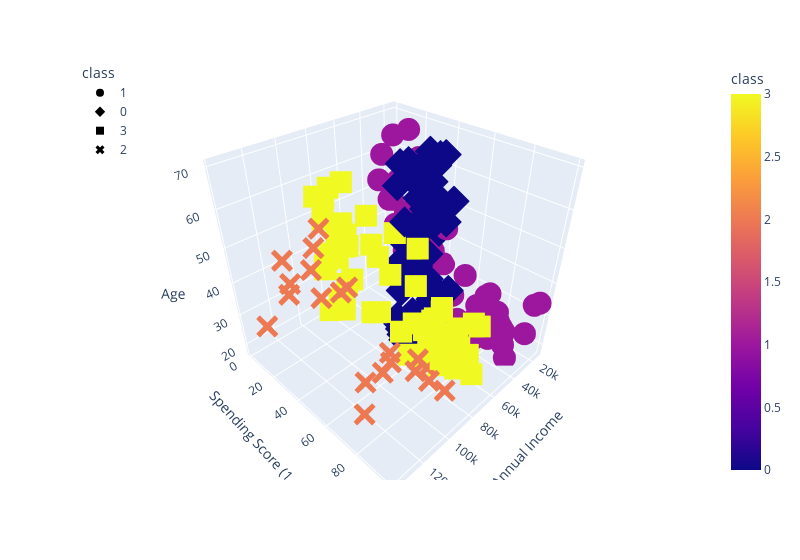

Write notebook code for a chart like this one.
### Code cell
test_cluster_amount(df_shopping, 4)

### Figure 1 — Plotly figure (JSON) as saved in the notebook; plotly's stock layout.template omitted (floating-point values rounded to 4 significant figures)
{"data": [{"hovertemplate": "class=%{marker.color}<br>Annual Income=%{x}<br>Spending Score (1-100)=%{y}<br>Age=%{z}<extra></extra>", "legendgroup": "1", "marker": {"color": [1, 1, 1, 1, 1, 1, 1, 1, 1, 1, 1, 1, 1, 1, 1, 1, 1, 1, 1, 1, 1, 1, 1, 1, 1, 1, 1, 1, 1, 1, 1, 1, 1, 1, 1, 1, 1, 1, 1, 1, 1, 1, 1, 1, 1, 1, 1, 1, 1, 1], "coloraxis": "coloraxis", "symbol": "circle"}, "mode": "markers", "name": "1", "scene": "scene", "showlegend": true, "type": "scatter3d", "x": [15000, 15000, 16000, 16000, 17000, 17000, 18000, 18000, 19000, 19000, 19000, 19000, 20000, 20000, 20000, 20000, 21000, 21000, 23000, 23000, 24000, 24000, 25000, 25000, 28000, 28000, 28000, 28000, 29000, 29000, 30000, 30000, 33000, 33000, 33000, 33000, 34000, 34000, 37000, 37000, 38000, 38000, 39000, 39000, 39000, 39000, 40000, 40000, 40000, 40000], "y": [39, 81, 6, 77, 40, 76, 6, 94, 3, 72, 14, 99, 15, 77, 13, 79, 35, 66, 29, 98, 35, 73, 5, 73, 14, 82, 32, 61, 31, 87, 4, 73, 4, 92, 14, 81, 17, 73, 26, 75, 35, 92, 36, 61, 28, 65, 55, 47, 42, 42], "z": [19, 21, 20, 23, 31, 22, 35, 23, 64, 30, 67, 35, 58, 24, 37, 22, 35, 20, 52, 35, 35, 25, 46, 31, 54, 29, 45, 35, 40, 23, 60, 21, 53, 18, 49, 21, 42, 30, 36, 20, 65, 24, 48, 31, 49, 24, 50, 27, 29, 31]}, {"hovertemplate": "class=%{marker.color}<br>Annual Income=%{x}<br>Spending Score (1-100)=%{y}<br>Age=%{z}<extra></extra>", "legendgroup": "0", "marker": {"color": [0, 0, 0, 0, 0, 0, 0, 0, 0, 0, 0, 0, 0, 0, 0, 0, 0, 0, 0, 0, 0, 0, 0, 0, 0, 0, 0, 0, 0, 0, 0, 0, 0, 0, 0, 0, 0, 0, 0, 0, 0, 0, 0, 0, 0, 0, 0, 0, 0, 0, 0, 0, 0, 0, 0, 0, 0, 0, 0, 0, 0, 0, 0, 0, 0, 0, 0, 0], "coloraxis": "coloraxis", "symbol": "diamond"}, "mode": "markers", "name": "0", "scene": "scene", "showlegend": true, "type": "scatter3d", "x": [42000, 42000, 43000, 43000, 43000, 43000, 44000, 44000, 46000, 46000, 46000, 46000, 47000, 47000, 48000, 48000, 48000, 48000, 48000, 48000, 49000, 49000, 50000, 50000, 54000, 54000, 54000, 54000, 54000, 54000, 54000, 54000, 54000, 54000, 54000, 54000, 57000, 57000, 58000, 58000, 59000, 59000, 60000, 60000, 60000, 60000, 60000, 60000, 61000, 61000, 62000, 62000, 62000, 62000, 62000, 62000, 63000, 63000, 63000, 63000, 63000, 63000, 64000, 64000, 65000, 65000, 65000, 65000], "y": [52, 60, 54, 60, 45, 41, 50, 46, 51, 46, 56, 55, 52, 59, 51, 59, 50, 48, 59, 47, 55, 42, 49, 56, 47, 54, 53, 48, 52, 42, 51, 55, 41, 44, 57, 46, 58, 55, 60, 46, 55, 41, 49, 40, 42, 52, 47, 50, 42, 49, 41, 48, 59, 55, 56, 42, 50, 46, 43, 48, 52, 54, 42, 46, 48, 50, 43, 59], "z": [49, 33, 31, 59, 50, 47, 51, 69, 27, 53, 70, 19, 67, 54, 63, 18, 43, 68, 19, 32, 70, 47, 60, 60, 59, 26, 45, 40, 23, 49, 57, 38, 67, 46, 21, 48, 55, 22, 34, 50, 68, 18, 48, 40, 32, 24, 47, 27, 48, 20, 23, 49, 67, 26, 49, 21, 66, 54, 68, 66, 65, 19, 38, 19, 18, 19, 63, 49]}, {"hovertemplate": "class=%{marker.color}<br>Annual Income=%{x}<br>Spending Score (1-100)=%{y}<br>Age=%{z}<extra></extra>", "legendgroup": "3", "marker": {"color": [3, 3, 3, 3, 3, 3, 3, 3, 3, 3, 3, 3, 3, 3, 3, 3, 3, 3, 3, 3, 3, 3, 3, 3, 3, 3, 3, 3, 3, 3, 3, 3, 3, 3, 3, 3, 3, 3, 3, 3, 3, 3, 3, 3, 3, 3, 3, 3, 3, 3, 3, 3, 3, 3, 3, 3, 3, 3, 3, 3, 3, 3], "coloraxis": "coloraxis", "symbol": "square"}, "mode": "markers", "name": "3", "scene": "scene", "showlegend": true, "type": "scatter3d", "x": [67000, 67000, 67000, 67000, 69000, 69000, 70000, 70000, 71000, 71000, 71000, 71000, 71000, 71000, 72000, 72000, 73000, 73000, 73000, 73000, 74000, 74000, 75000, 75000, 76000, 76000, 77000, 77000, 77000, 77000, 78000, 78000, 78000, 78000, 78000, 78000, 78000, 78000, 78000, 78000, 78000, 78000, 79000, 79000, 81000, 81000, 85000, 85000, 86000, 86000, 87000, 87000, 87000, 87000, 87000, 87000, 88000, 88000, 88000, 88000, 93000, 93000], "y": [43, 57, 56, 40, 58, 91, 29, 77, 35, 95, 11, 75, 9, 75, 34, 71, 5, 88, 7, 73, 10, 72, 5, 93, 40, 87, 12, 97, 36, 74, 22, 90, 17, 88, 20, 76, 16, 89, 1, 78, 1, 73, 35, 83, 5, 93, 26, 75, 20, 95, 27, 63, 13, 75, 10, 92, 13, 86, 15, 69, 14, 90], "z": [51, 50, 27, 38, 40, 39, 23, 31, 43, 40, 59, 38, 47, 39, 25, 31, 20, 29, 44, 32, 19, 35, 57, 32, 28, 32, 25, 28, 48, 32, 34, 34, 43, 39, 44, 38, 47, 27, 37, 30, 34, 30, 56, 29, 19, 31, 50, 36, 42, 33, 36, 32, 40, 28, 36, 36, 52, 30, 58, 27, 59, 35]}, {"hovertemplate": "class=%{marker.color}<br>Annual Income=%{x}<br>Spending Score (1-100)=%{y}<br>Age=%{z}<extra></extra>", "legendgroup": "2", "marker": {"color": [2, 2, 2, 2, 2, 2, 2, 2, 2, 2, 2, 2, 2, 2, 2, 2, 2, 2, 2, 2], "coloraxis": "coloraxis", "symbol": "x"}, "mode": "markers", "name": "2", "scene": "scene", "showlegend": true, "type": "scatter3d", "x": [97000, 97000, 98000, 98000, 99000, 99000, 101000, 101000, 103000, 103000, 103000, 103000, 113000, 113000, 120000, 120000, 126000, 126000, 137000, 137000], "y": [32, 86, 15, 88, 39, 97, 24, 68, 17, 85, 23, 69, 8, 91, 16, 79, 28, 74, 18, 83], "z": [37, 32, 46, 29, 41, 30, 54, 28, 41, 36, 34, 32, 33, 38, 47, 35, 45, 32, 32, 30]}], "layout": {"coloraxis": {"colorbar": {"title": {"text": "class"}}, "colorscale": [[0, "#0d0887"], [0.1111, "#46039f"], [0.2222, "#7201a8"], [0.3333, "#9c179e"], [0.4444, "#bd3786"], [0.5556, "#d8576b"], [0.6667, "#ed7953"], [0.7778, "#fb9f3a"], [0.8889, "#fdca26"], [1, "#f0f921"]]}, "legend": {"title": {"text": "class"}, "tracegroupgap": 0, "x": 0, "y": 1}, "margin": {"t": 60}, "scene": {"domain": {"x": [0, 1], "y": [0, 1]}, "xaxis": {"title": {"text": "Annual Income"}}, "yaxis": {"title": {"text": "Spending Score (1-100)"}}, "zaxis": {"title": {"text": "Age"}}}, "width": 800}}
